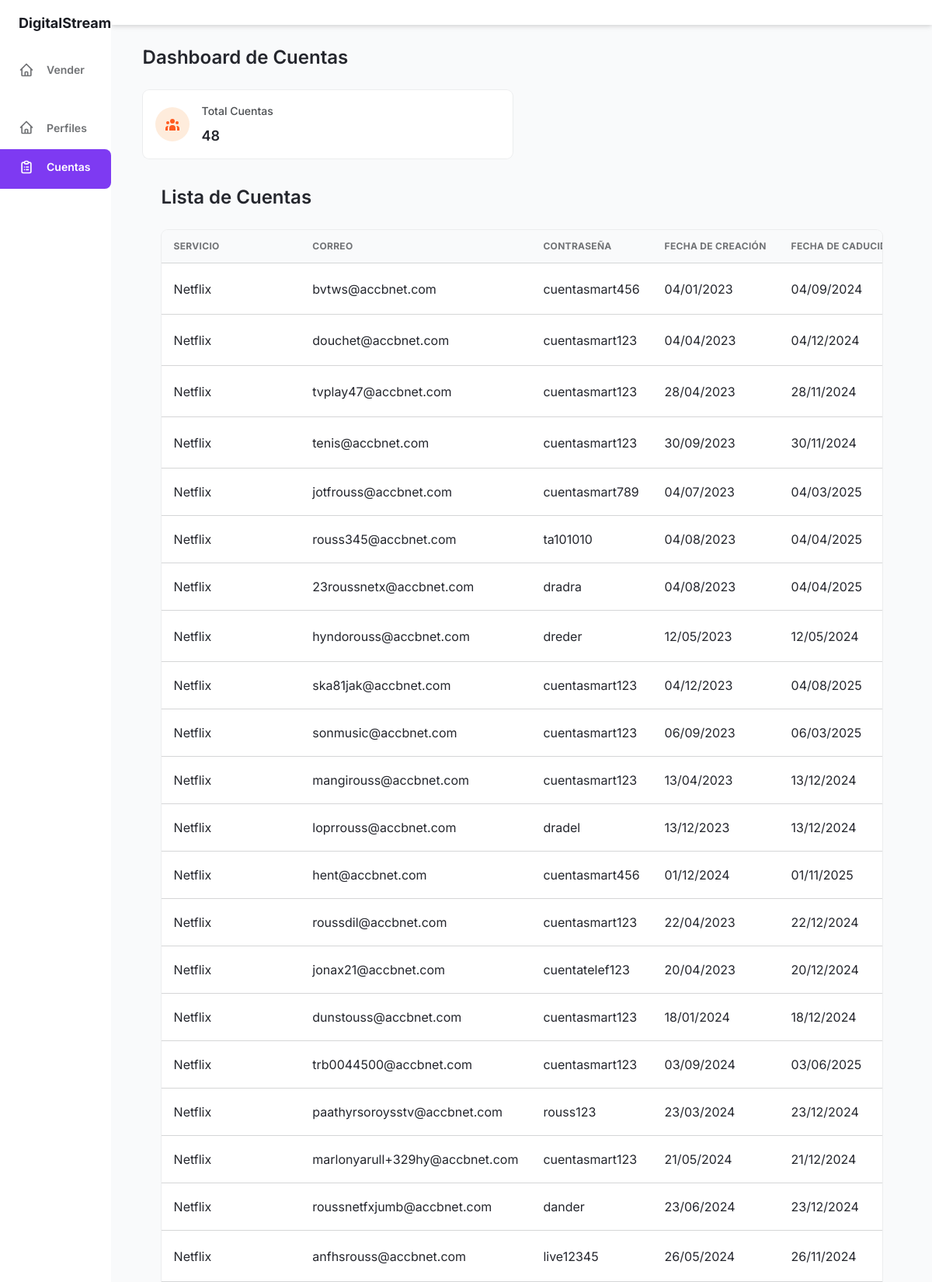
The page /cuentas/ (upper part) on the database its author committed.
### CRM_Cuentas/models.py (models this page shows, shortened)
class Cuenta(models.Model):
    id_cuenta = models.AutoField(primary_key=True)
    correo_cuenta = models.CharField(max_length=300)
    contrasena = models.CharField(max_length=300)
    fech_inicio = models.DateField(default=date.today)
    mes = models.PositiveIntegerField()
    fech_fin = models.DateField(blank=True, null=True)
    estado = models.BooleanField(default=True)
    id_servicio = models.ForeignKey('Servicio', on_delete=models.CASCADE)
    id_grupo = models.ForeignKey('Grupo', on_delete=models.CASCADE, null=True)
    id_tipo_dispositivo = models.ForeignKey('TipoDispositivo', on_delete=models.CASCADE)
    def dias_restantes(self):
        if self.fech_fin:
            return (self.fech_fin - date.today()).days
        return 0

class Servicio(models.Model):
    id_servicio = models.AutoField(primary_key=True)
    descripcion = models.CharField(max_length=300)
    precio_mayorista = models.DecimalField(max_digits=10, decimal_places=2)
    cantidad_perfiles = models.PositiveIntegerField()

### CRM_Cuentas/views.py (the view)
# urls.py: path('cuentas/', views.admin_cuentas, name='admin_cuentas'),
def admin_cuentas(request):
    hoy = date.today()
    manana = hoy + timedelta(days=1)
    filtro_vencimiento = request.GET.get('filtro_vencimiento', 'todos')  # Por defecto muestra "todos"
    sort = request.GET.get('sort', 'id_cuenta')  # Campo de ordenación (por defecto id_cuenta)
    order = request.GET.get('order', 'asc')  # Orden ascendente o descendente (por defecto ascendente)
    servicio_id = request.GET.get('servicio_id', None)  # ⚙️ Capturar el filtro de servicio
    order_by_field = sort if order == 'asc' else f'-{sort}'  # Definir si se ordena ascendente o descendente
    cuentas = Cuenta.objects.select_related(
        'id_servicio',
        'id_grupo',
        'id_tipo_dispositivo'
    ).order_by(order_by_field)
    if filtro_vencimiento == 'vencidos':
        cuentas = cuentas.filter(fech_fin__lt=hoy)
    elif filtro_vencimiento == 'hoy':
        cuentas = cuentas.filter(fech_fin=hoy)
    elif filtro_vencimiento == 'manana':
        cuentas = cuentas.filter(fech_fin=manana)
    if servicio_id:
        cuentas = cuentas.filter(id_servicio__id=servicio_id)
    for cuenta in cuentas:
        cuenta.estado_texto = 'Activo' if cuenta.estado else 'Inactivo'
        cuenta.estado_clase = 'bg-green-100 text-green-700' if cuenta.estado else 'bg-red-100 text-red-700'
        dias_restantes = (cuenta.fech_fin - hoy).days if cuenta.fech_fin else None
        if dias_restantes is not None:
            if dias_restantes < 0:
                cuenta.estado_vencimiento = f"Vencido por {abs(dias_restantes)} días"
            elif dias_restantes == 0:
                cuenta.estado_vencimiento = "Vence hoy"
            elif dias_restantes == 1:
                cuenta.estado_vencimiento = "Vence mañana"
            else:
                cuenta.estado_vencimiento = f"Quedan {dias_restantes} días"
        else:
            cuenta.estado_vencimiento = "Fecha no asignada"
    total_cuentas = cuentas.count()  # Calcula la cantidad de cuentas
    total_balance = cuentas.aggregate(Sum('mes'))['mes__sum'] or 0
    grafico_pie_datos = {
        'labels': ['Activas', 'Inactivas'],
        'values': [
            cuentas.filter(estado=True).count(),
            cuentas.filter(estado=False).count()
        ]
    }
    grafico_linea_datos = {
        'labels': [str(cuenta.fech_inicio.strftime('%b %Y')) for cuenta in cuentas],
        'values': [cuenta.mes for cuenta in cuentas]
    }
    cuentas_activas = cuentas.filter(estado=True).count()
    cuentas_inactivas = cuentas.filter(estado=False).count()
    cuentas_vencidas = cuentas.filter(fech_fin__lt=hoy).count()
    cuentas_vencen_hoy = cuentas.filter(fech_fin=hoy).count()
    cuentas_vencen_manana = cuentas.filter(fech_fin=manana).count()
    context = {
        'cuentas': cuentas,
        'total_cuentas': total_cuentas,
        'total_balance': total_balance,
        'grafico_pie_datos': grafico_pie_datos,
        'grafico_linea_datos': grafico_linea_datos,
        'cuentas_activas': cuentas_activas,
        'cuentas_inactivas': cuentas_inactivas,
        'cuentas_vencidas': cuentas_vencidas,
        'cuentas_vencen_hoy': cuentas_vencen_hoy,
        'cuentas_vencen_manana': cuentas_vencen_manana,
        'filtro_vencimiento': filtro_vencimiento,  # Para resaltar el filtro activo
        'sort': sort,  # Campo de ordenación
        'order': order,  # Orden ascendente o descendente
        'servicio_id': int(servicio_id) if servicio_id else None,  # ID del servicio seleccionado
        'servicios': Servicio.objects.all(),  # Lista de servicios para el filtro
    }
    return render(request, 'admin_cuentas.html', context)

### CRM_Cuentas/templates/admin_cuentas.html (shortened to what this page needs)
{% extends 'index.html' %}
{% block content %}
<div x-data="{ isModalOpen: false, isEditModalOpen: false, cuentaId: null, correo: '', contrasena: '' }">
    <h2 class="my-6 text-2xl font-semibold text-gray-700 dark:text-gray-200">Dashboard de Cuentas</h2>
    <div class="grid gap-6 mb-8 md:grid-cols-2 xl:grid-cols-4">
      <div class="flex items-center p-4 bg-white rounded-lg shadow-xs dark:bg-gray-800">
        <div class="p-3 mr-4 text-orange-500 bg-orange-100 rounded-full dark:text-orange-100 dark:bg-orange-500">
        </div>
        <div>
          <p class="mb-2 text-sm font-medium text-gray-600 dark:text-gray-400">Total Cuentas</p>
          <p class="text-lg font-semibold text-gray-700 dark:text-gray-200">{{ total_cuentas }}</p>
        </div>
      </div>
    </div>
    <div class="container px-6 mx-auto">
      <h2 class="my-6 text-2xl font-semibold text-gray-700 dark:text-gray-200">Lista de Cuentas</h2>
      <div class="w-full overflow-hidden rounded-lg shadow-xs">
        <div class="w-full overflow-x-auto">
          <table class="w-full whitespace-no-wrap">
            <thead>
              <tr class="text-xs font-semibold tracking-wide text-left text-gray-500 uppercase border-b bg-gray-50 dark:text-gray-400 dark:bg-gray-800">
                <th class="px-4 py-3">Servicio</th>
                <th class="px-4 py-3">Correo</th>
                <th class="px-4 py-3">Contraseña</th>
                <th class="px-4 py-3">Fecha de Creación</th>
                <th class="px-4 py-3">Fecha de Caducidad</th>
              </tr>
            </thead>
            <tbody class="bg-white divide-y dark:divide-gray-700 dark:bg-gray-800">
              {% for cuenta in cuentas %}
              <tr class="text-gray-700 dark:text-gray-400">
                <td class="px-4 py-3">{{ cuenta.id_servicio.descripcion }}</td>
                <td class="px-4 py-3">{{ cuenta.correo_cuenta }}</td>
                <td class="px-4 py-3">{{ cuenta.contrasena }}</td>
                <td class="px-4 py-3">{{ cuenta.fech_inicio|date:"d/m/Y" }}</td>
                <td class="px-4 py-3">{{ cuenta.fech_fin|date:"d/m/Y" }}</td>
              </tr>
              {% endfor %}
            </tbody>
          </table>
        </div>
      </div>
    </div>
  </div>
{% endblock %}

### rows shown on the page
Cuenta: id_servicio.descripcion "Netflix", correo_cuenta "bvtws@accbnet.com", contrasena "cuentasmart456", fech_inicio "04/01/2023", fech_fin "04/09/2024"
Cuenta: id_servicio.descripcion "Netflix", correo_cuenta "douchet@accbnet.com", contrasena "cuentasmart123", fech_inicio "04/04/2023", fech_fin "04/12/2024"
Cuenta: id_servicio.descripcion "Netflix", correo_cuenta "tvplay47@accbnet.com", contrasena "cuentasmart123", fech_inicio "28/04/2023", fech_fin "28/11/2024"
Cuenta: id_servicio.descripcion "Netflix", correo_cuenta "tenis@accbnet.com", contrasena "cuentasmart123", fech_inicio "30/09/2023", fech_fin "30/11/2024"
Cuenta: id_servicio.descripcion "Netflix", correo_cuenta "jotfrouss@accbnet.com", contrasena "cuentasmart789", fech_inicio "04/07/2023", fech_fin "04/03/2025"
Cuenta: id_servicio.descripcion "Netflix", correo_cuenta "rouss345@accbnet.com", contrasena "ta101010", fech_inicio "04/08/2023", fech_fin "04/04/2025"
Cuenta: id_servicio.descripcion "Netflix", correo_cuenta "23roussnetx@accbnet.com", contrasena "dradra", fech_inicio "04/08/2023", fech_fin "04/04/2025"
Cuenta: id_servicio.descripcion "Netflix", correo_cuenta "hyndorouss@accbnet.com", contrasena "dreder", fech_inicio "12/05/2023", fech_fin "12/05/2024"
Cuenta: id_servicio.descripcion "Netflix", correo_cuenta "ska81jak@accbnet.com", contrasena "cuentasmart123", fech_inicio "04/12/2023", fech_fin "04/08/2025"
Cuenta: id_servicio.descripcion "Netflix", correo_cuenta "sonmusic@accbnet.com", contrasena "cuentasmart123", fech_inicio "06/09/2023", fech_fin "06/03/2025"
Cuenta: id_servicio.descripcion "Netflix", correo_cuenta "mangirouss@accbnet.com", contrasena "cuentasmart123", fech_inicio "13/04/2023", fech_fin "13/12/2024"
Cuenta: id_servicio.descripcion "Netflix", correo_cuenta "loprrouss@accbnet.com", contrasena "dradel", fech_inicio "13/12/2023", fech_fin "13/12/2024"
Cuenta: id_servicio.descripcion "Netflix", correo_cuenta "hent@accbnet.com", contrasena "cuentasmart456", fech_inicio "01/12/2024", fech_fin "01/11/2025"
Cuenta: id_servicio.descripcion "Netflix", correo_cuenta "roussdil@accbnet.com", contrasena "cuentasmart123", fech_inicio "22/04/2023", fech_fin "22/12/2024"
Cuenta: id_servicio.descripcion "Netflix", correo_cuenta "jonax21@accbnet.com", contrasena "cuentatelef123", fech_inicio "20/04/2023", fech_fin "20/12/2024"
Cuenta: id_servicio.descripcion "Netflix", correo_cuenta "dunstouss@accbnet.com", contrasena "cuentasmart123", fech_inicio "18/01/2024", fech_fin "18/12/2024"
Cuenta: id_servicio.descripcion "Netflix", correo_cuenta "trb0044500@accbnet.com", contrasena "cuentasmart123", fech_inicio "03/09/2024", fech_fin "03/06/2025"
Cuenta: id_servicio.descripcion "Netflix", correo_cuenta "paathyrsoroysstv@accbnet.com", contrasena "rouss123", fech_inicio "23/03/2024", fech_fin "23/12/2024"
Cuenta: id_servicio.descripcion "Netflix", correo_cuenta "marlonyarull+329hy@accbnet.com", contrasena "cuentasmart123", fech_inicio "21/05/2024", fech_fin "21/12/2024"
Cuenta: id_servicio.descripcion "Netflix", correo_cuenta "roussnetfxjumb@accbnet.com", contrasena "dander", fech_inicio "23/06/2024", fech_fin "23/12/2024"
Cuenta: id_servicio.descripcion "Netflix", correo_cuenta "anfhsrouss@accbnet.com", contrasena "live12345", fech_inicio "26/05/2024", fech_fin "26/11/2024"

### other values the page prints
{{ total_cuentas }} "48"
